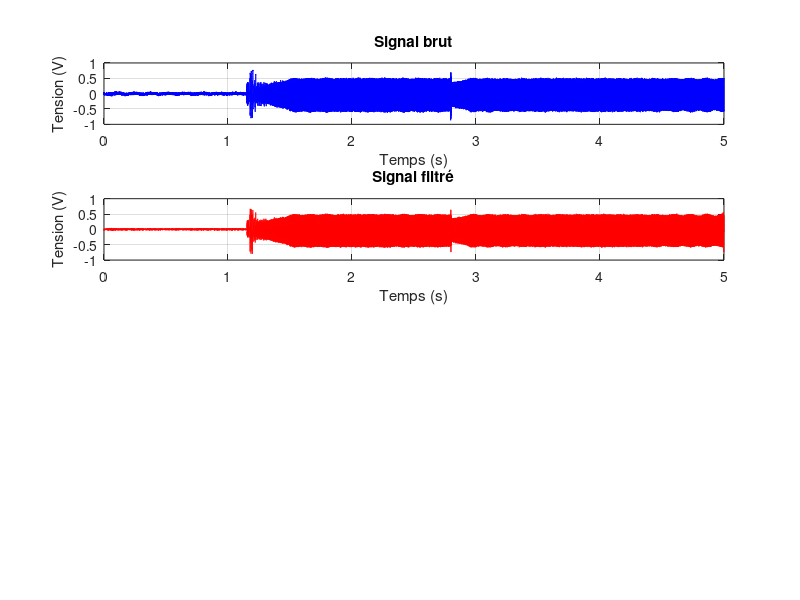

This figure's MATLAB source: (Note: this script raises an error after producing the figure.)
load('dat_440hz.mat'); 
t = moku.data(:,1);
v = moku.data(:, 2);

%% Paramètres d'échantillonnage
% Calcul de la fréquence d'échantillonnage
fs = 1 / (t(2) - t(1)); 
fprintf('Fréquence d''échantillonnage: %.2f Hz\n', fs);

%% Conception d'un filtre passe-bande Butterworth
low_cutoff  = 100;    % par exemple, 20 Hz
high_cutoff = 3000; % par exemple, 20 kHz (vérifiez que cela correspond à votre système)

% Ordre du filtre
order = 4; 

% Conception du filtre
[b, a] = butter(order, [low_cutoff, high_cutoff] / (fs/2), 'bandpass');

%% Application du filtre

voltage_filtered = filtfilt(b, a, v);
%voltage_filtered = v;

FFT_signal = fft(v);

FFT_signal_filtered = fft(voltage_filtered);

%% Affichage des résultats
figure;
subplot(4,1,1)
plot(t, v, 'b');
title('Signal brut');
xlabel('Temps (s)');
ylabel('Tension (V)');
grid on;

subplot(4,1,2)
plot(t, voltage_filtered, 'r');
title('Signal filtré');
xlabel('Temps (s)');
ylabel('Tension (V)');
grid on;

subplot(4,1,2)
plot(f, abs(FFT_signal));
title('Spectre du signal mesuré');
xlabel('Fréquence (Hz)');
ylabel('Amplitude');
grid on;

subplot(3,1,2)
plot(f, abs(FFT_dark));
title('Spectre du signal dark');
xlabel('Fréquence (Hz)');
ylabel('Amplitude');
grid on;

audiowrite("test_440.wav", v, round(fs));
